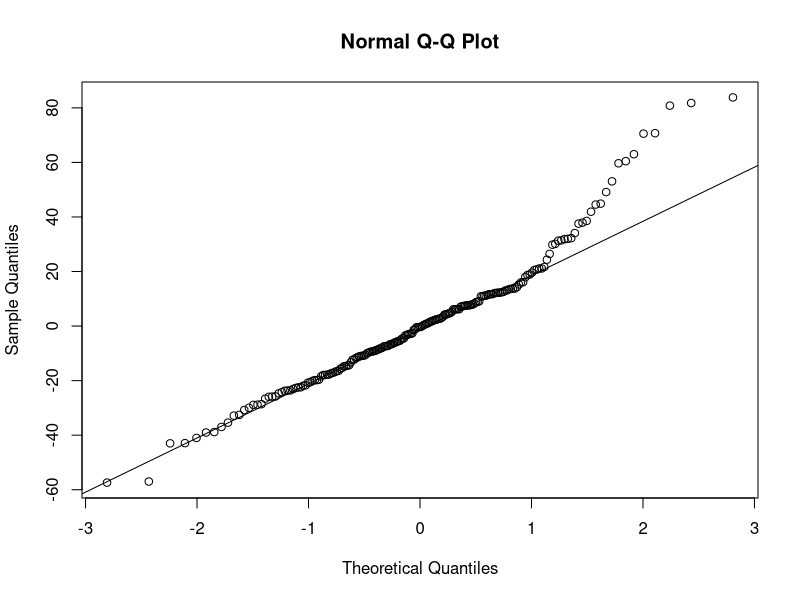
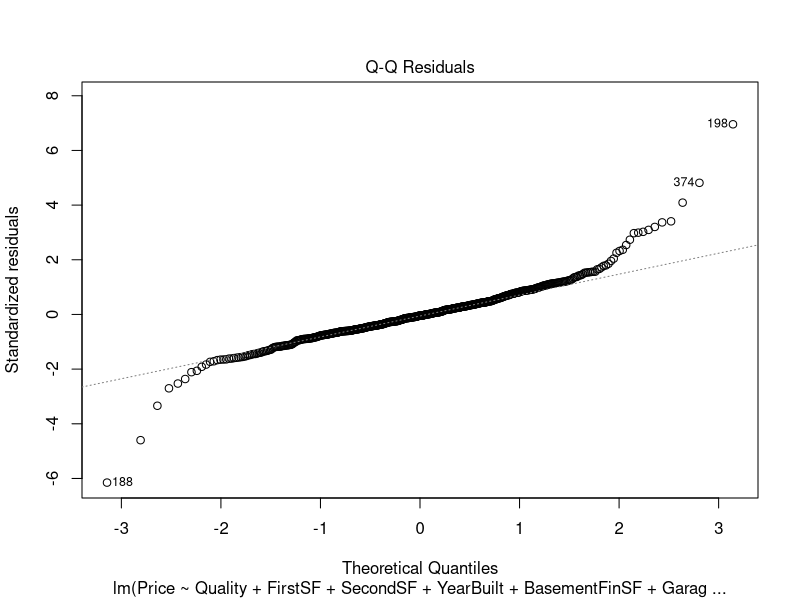
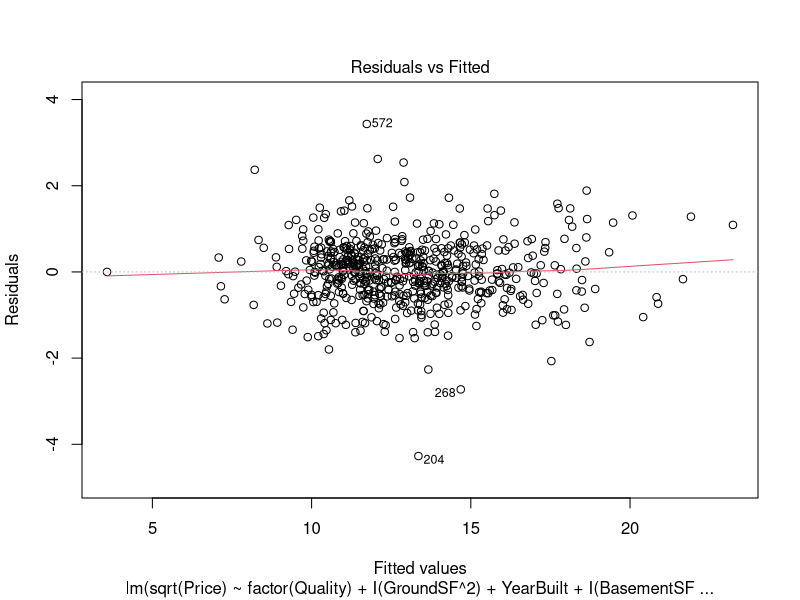
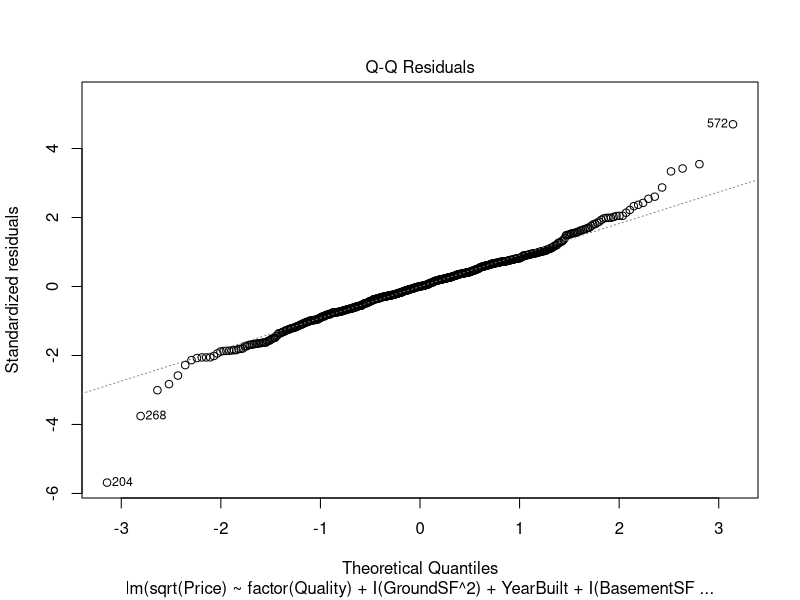
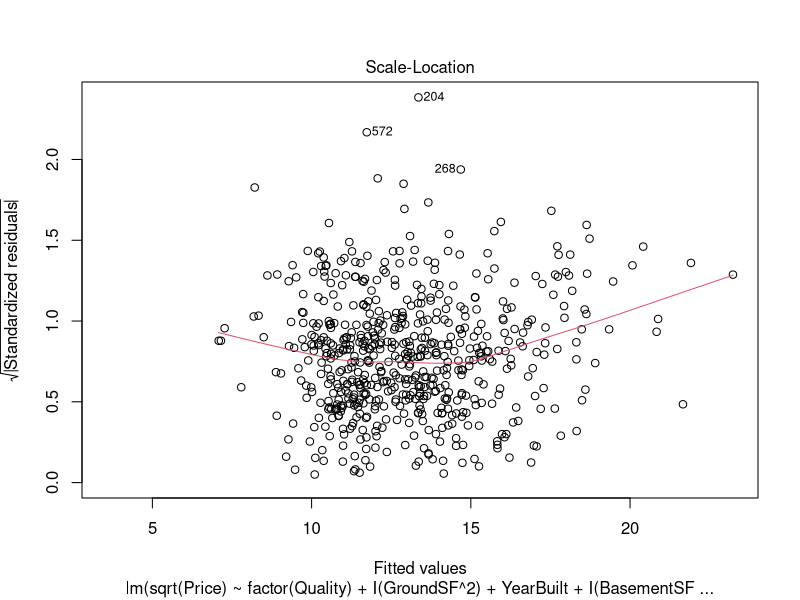
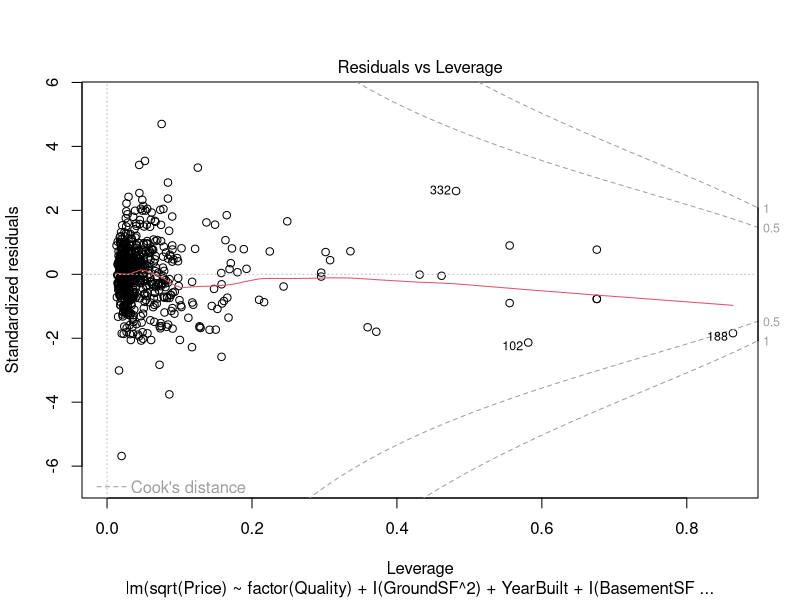

Generate these figures, in order, with R:
## ---- chunk 1
library(readr)
AmesTest15 <- read_csv("AmesTest15.csv")
AmesTrain15 <- read_csv("AmesTrain15.csv")

library(dplyr)
#remove the categorical variables
AmesTrain15num=select_if(AmesTrain15,is.numeric)
AmesTest15num=select_if(AmesTest15,is.numeric)
#remove the Order variable and predictors that are exactly related
AmesTrain15new=subset(AmesTrain15num,select =-c(Order,BasementSF,GroundSF))
AmesTest15new=subset(AmesTest15num,select =-c(Order,BasementSF,GroundSF))

mod1 = lm(Price~., data=AmesTrain15new)
MSE = (summary(mod1)$sigma)^2
none = lm(Price~1, data=AmesTrain15new)
stepwise_mod = step(none, scope=list(upper=mod1), scale=MSE,trace=FALSE)
summary(stepwise_mod)
## ---- chunk 2
fitprice=predict(stepwise_mod,newdata=AmesTest15new)
head(fitprice)
## ---- chunk 3
holdoutresid=AmesTest15new$Price - fitprice
head(holdoutresid)
## ---- chunk 4
mean(holdoutresid)
mean(stepwise_mod$resid)

sd(holdoutresid)
summary(stepwise_mod)$sigma
## ---- chunk 5
qqnorm(holdoutresid)
qqline(holdoutresid)
plot(stepwise_mod,2)
## ---- chunk 6
head(sort(holdoutresid, decreasing=TRUE),n=30)
## ---- chunk 7
crosscorr=cor(AmesTest15new$Price,fitprice)
crosscorr^2
shrinkage = summary(stepwise_mod)$r.squared-crosscorr^2
shrinkage
## ---- chunk 8
AmesTrain2 <- read.csv("AmesTrain2.csv")
Adjusted_TrainData = select(AmesTrain2, !Order & !BasementFinSF &
!BasementUnFinSF & !FirstSF & !SecondSF)

fancymodel = lm(formula = sqrt(Price) ~ factor(Quality) + I(GroundSF^2) + YearBuilt + I(BasementSF^2) + factor(Condition) + LotArea + BasementFBath + GarageSF + Fireplaces + YearRemodel + ScreenPorchSF + EnclosedPorchSF + LotFrontage + factor(Condition) * YearRemodel + GroundSF * BasementSF, data = Adjusted_TrainData)

summary(fancymodel)
plot(fancymodel)
finalmodel = fancymodel

newxs=data.frame(YearBuilt=1983, YearRemodel=1999, LotArea=21540, LotFrontage=400, Quality=7, Condition=5, BasementSF=757, BasementFBath=0,GroundSF=2432, Fireplaces=1, GarageSF=588, ScreenPorchSF=0,EnclosedPorchSF=0)
predict.lm(finalmodel, newxs, interval="prediction", level=0.95)
14.40042^2
17.74434^2
